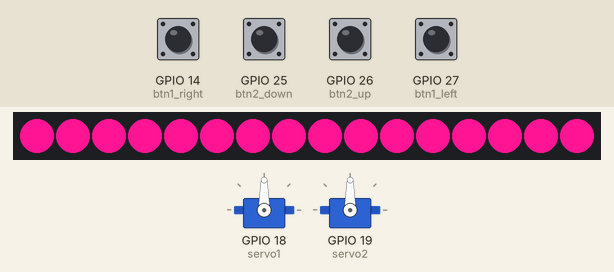
This program was run on a simulated ESP32 board running MicroPython. Parts: 2 × servo, 16 RGB LEDs in strip order, left to right. Inputs (shaded band) come from the test bench; at power-on: GPIO 14 (btn1_right), GPIO 25 (btn2_down), GPIO 26 (btn2_up), GPIO 27 (btn1_left) HIGH.

Above: at 1.2 s.
1.3 s: GPIO 14 (btn1_right) pulled LOW for 0.15 s
At 2.5 s:
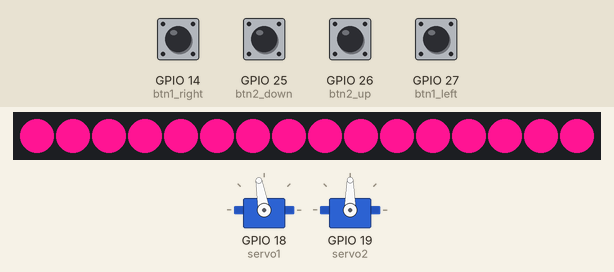
2.9 s: GPIO 26 (btn2_up) pulled LOW for 0.15 s
At 4.0 s:
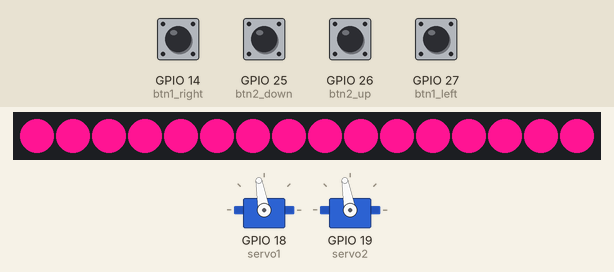
4.5 s: GPIO 27 (btn1_left) pulled LOW for 0.15 s
At 4.9 s:
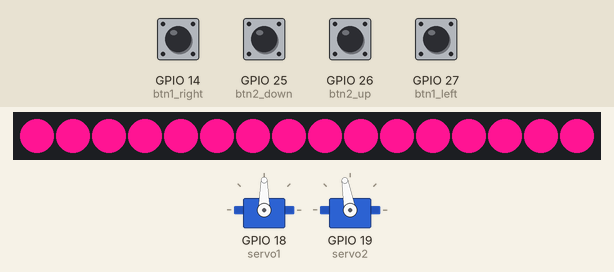
6.1 s: GPIO 26 (btn2_up) pulled LOW for 1 s
At 7.5 s:
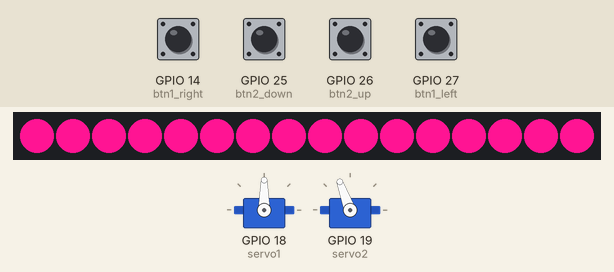
8.6 s: GPIO 26 (btn2_up) pulled LOW for 0.15 s
At 9.3 s:
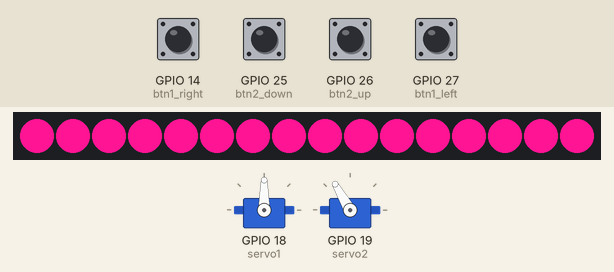
10.2 s: GPIO 14 (btn1_right) pulled LOW for 1 s
At 10.6 s:
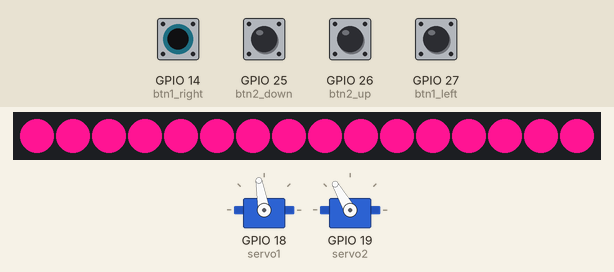
Timing chart, 0 to 13.2 s (numbered marks = the images above; inputs shaded):
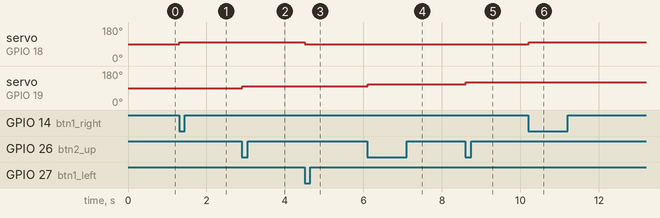

The program:

clawmachinefinal.py
```python
from machine import Pin
from servo import Servo
import neopixel
import time

#servos
servo1 = Servo(Pin(18))
servo2 = Servo(Pin(19))

btn1_right = Pin(14, Pin.IN, Pin.PULL_UP)
btn1_left  = Pin(27, Pin.IN, Pin.PULL_UP)
btn2_up    = Pin(26, Pin.IN, Pin.PULL_UP)
btn2_down  = Pin(25, Pin.IN, Pin.PULL_UP)

angle1 = 90
angle2 = 90
servo1.write_angle(angle1)
servo2.write_angle(angle2)

p1r = p1l = p2u = p2d = 1

# neopixels
NUM_LEDS = 16
np = neopixel.NeoPixel(Pin(5), NUM_LEDS)

def ring_pink():
    for i in range(NUM_LEDS):
        np[i] = (255, 20, 147)
    np.write()

def ring_green():
    for i in range(NUM_LEDS):
        np[i] = (0, 255, 0)
    np.write()

ring_pink()

#main loop
while True:

    c1r = btn1_right.value()
    c1l = btn1_left.value()
    c2u = btn2_up.value()
    c2d = btn2_down.value()

    # servo 1
    if p1r == 1 and c1r == 0:
        if angle1 <= 170:
            angle1 += 10
            servo1.write_angle(angle1)

    if p1l == 1 and c1l == 0:
        if angle1 >= 10:
            angle1 -= 10
            servo1.write_angle(angle1)

    # servo2
    if p2u == 1 and c2u == 0:
        if angle2 <= 170:
            angle2 += 10
            servo2.write_angle(angle2)

    if p2d == 1 and c2d == 0:
        if angle2 >= 10:
            angle2 -= 10
            servo2.write_angle(angle2)
#neopixel colour part
    if 10 <= angle2 <= 40:
        ring_green()
    else:
        ring_pink()

    p1r = c1r
    p1l = c1l
    p2u = c2u
    p2d = c2d

    time.sleep(0.01)
```

Measured:
- after the input at 1.3 s, servo on GPIO 18 (servo1): 90° → 100° at once
- after the input at 2.9 s, servo on GPIO 19 (servo2): 90° → 100° at once
- after the input at 4.5 s, servo on GPIO 18 (servo1): 100° → 90° at once
- after the input at 6.1 s, servo on GPIO 19 (servo2): 100° → 110° at once
- after the input at 8.6 s, servo on GPIO 19 (servo2): 110° → 120° at once
- after the input at 10.2 s, servo on GPIO 18 (servo1): 90° → 100° at once
